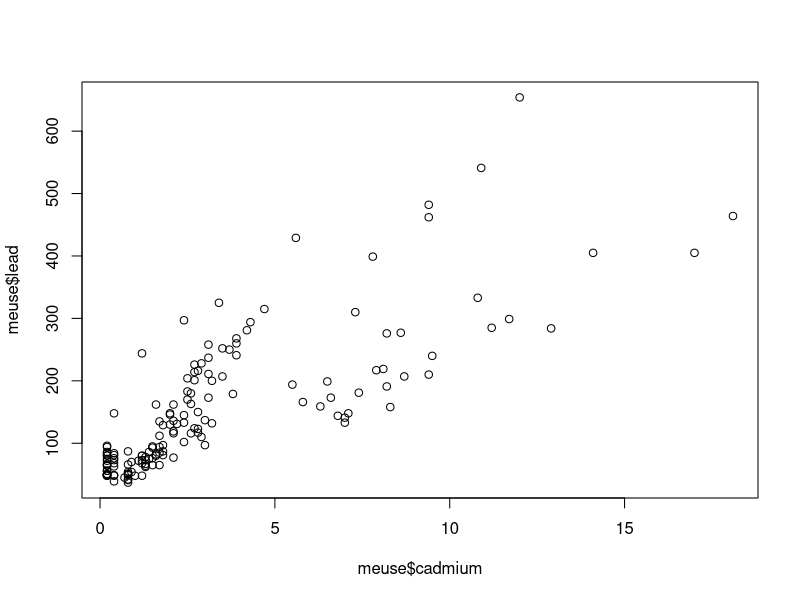
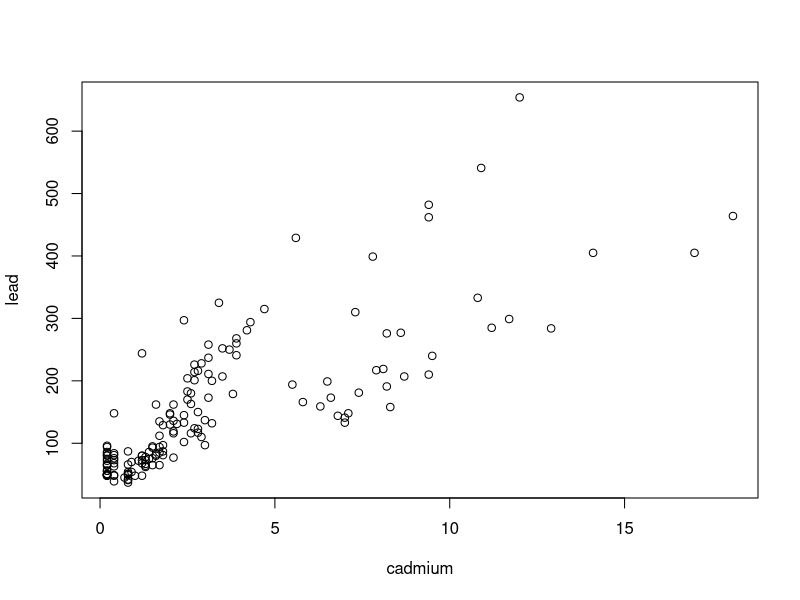
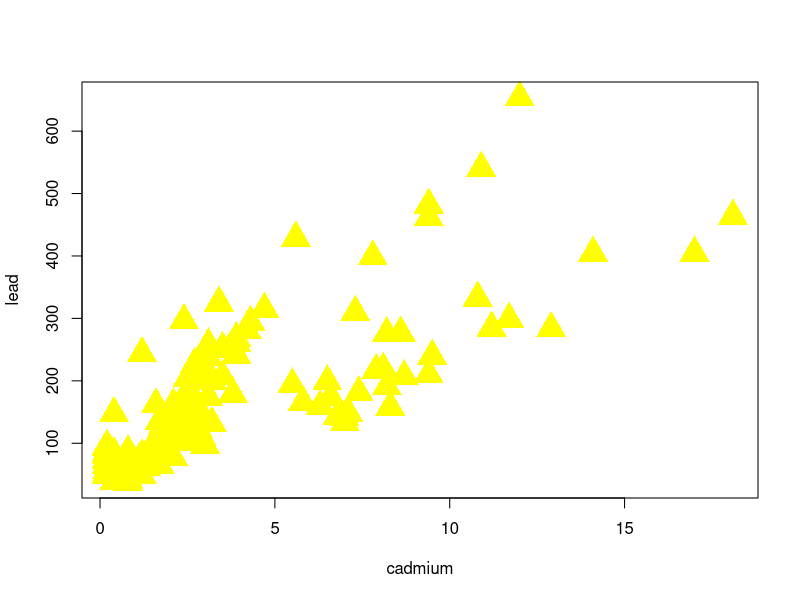
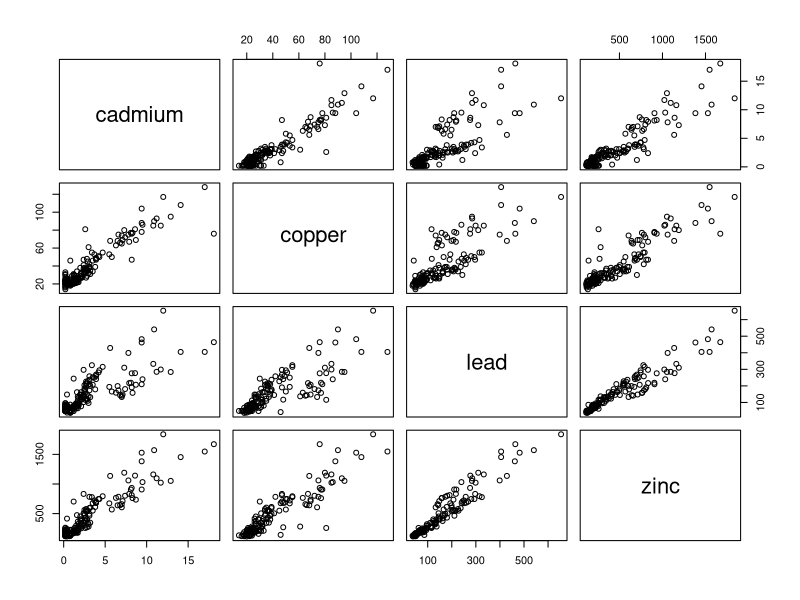
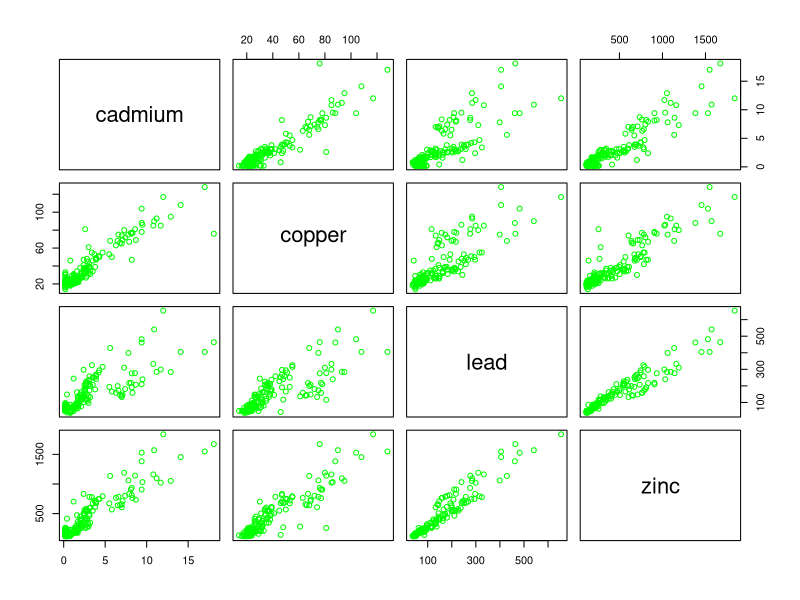

Generate these figures, in order, with R:
#Primo codice R

# installazione pacchetti
install.packages("sp")

library(sp)

data(meuse)

meuse

head(meuse)


plot(meuse$cadmium,meuse$lead)


attach(meuse)
plot(cadmium,lead)

#grafico migliorato: colore, simbolo
plot(cadmium,lead,pch=17,cex=3,col="yellow")

pairs(meuse[,3:6])
pairs(meuse[,3:6],col="green")
